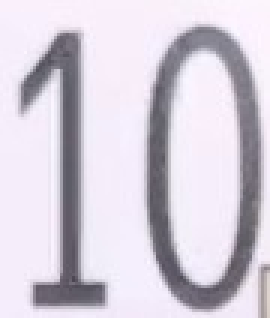
#> input picture retos_examenes/examen parcial/proyecto/plantillas/ranks_limpios/10.jpg, 90 x 106 px, given in place of prueba1.jpg, which was not available (shown 3 times larger)
$ python detector_cartas.py
#> lines starting #> are read from the running program, lines starting #| are printed output that depends on the picture; after the words box and inside, x2 and y2 are one past the last pixel; in counts of white or black regions, pixels touching at a corner belong together; pictures that were not available may be replaced by others from this repository, and a replacement may not be noted
### retos_examenes/examen parcial/proyecto/src/detector_palos.py
import cv2
import numpy as np
import os
from typing import Dict, List, Tuple


class DetectorPalos:
    """
    Detector de palos (♠ ♥ ♦ ♣) basado en:
      - ROI dinámico en la esquina superior izquierda de la carta.
      - Detección de color (rojo/negro) para descartar la mitad de los palos.
      - Forma geométrica + template matching como refinamiento.
    """

    def __init__(self, carpeta_plantillas: str = "plantillas/suits", lado_simbolo: int = 70):
        self.lado = lado_simbolo
        self.plantillas: Dict[str, List[np.ndarray]] = {}
        self._cargar_plantillas(carpeta_plantillas)

                # --- ESTABILIDAD TEMPORAL ---
        self.palo_estable = "?"          # último palo realmente "adoptado"
        self.palo_candidato = "?"        # palo que está intentando sustituir al estable
        self.frames_estables = 0         # frames seguidos del candidato
        self.MIN_FRAMES_ESTABLES = 4     # o 3–5, como prefieras

    # ---------------------------------------------------------------------
    # CARGA Y NORMALIZACIÓN DE PLANTILLAS
    # ---------------------------------------------------------------------
    def _cargar_plantillas(self, carpeta: str) -> None:
        """
        Carga todas las imágenes de palos de la carpeta dada.
        Soporta nombres en español o inglés mezclados:
          corazones / hearts, diamantes / diamonds,
          picas / spades, treboles / clubs.
        """
#> in process_image, image is the input picture: shape (106, 90, 3); mean B, G, R 216.5, 204.8, 211.3
        if not os.path.isdir(carpeta):
            print(f"[DetectorPalos] Carpeta de plantillas no encontrada: {carpeta}")
            return

        for nombre_fichero in os.listdir(carpeta):
            if not nombre_fichero.lower().endswith((".png", ".jpg", ".jpeg", ".bmp")):
                continue

            ruta = os.path.join(carpeta, nombre_fichero)
            img = cv2.imread(ruta, cv2.IMREAD_GRAYSCALE)
            if img is None:
                continue

            base = os.path.splitext(nombre_fichero)[0].lower()

            # Normalizar nombre a {hearts, diamonds, spades, clubs}
            # Normalizar nombre a {hearts, diamonds, spades, clubs}
            if base.startswith(("corazon", "corazones", "heart", "hearts")):
                clave = "hearts"
            elif base.startswith(("diamante", "diamantes", "diamond", "diamonds", "oros", "oro")):
                clave = "diamonds"
            elif base.startswith(("pica", "picas", "spade", "spades")):
                clave = "spades"
            elif base.startswith(("trebol", "treboles", "club", "clubs", "basto", "bastos")):
                clave = "clubs"
            else:
                print(f"[DetectorPalos] Nombre de plantilla desconocido: {nombre_fichero}")
                continue


            # Redimensionar y binarizar de forma uniforme
            img_res = cv2.resize(img, (self.lado, self.lado), interpolation=cv2.INTER_AREA)
            _, binaria = cv2.threshold(img_res, 0, 255, cv2.THRESH_BINARY_INV + cv2.THRESH_OTSU)

            # Pequeña limpieza
            kernel = np.ones((3, 3), np.uint8)
            binaria = cv2.morphologyEx(binaria, cv2.MORPH_OPEN, kernel, iterations=1)
            binaria = cv2.morphologyEx(binaria, cv2.MORPH_CLOSE, kernel, iterations=1)

            self.plantillas.setdefault(clave, []).append(binaria)

        print("[DetectorPalos] Plantillas cargadas:")
        for k, v in self.plantillas.items():
            print(f"  - {k}: {len(v)} variantes")

    # ---------------------------------------------------------------------
    # ROI DINÁMICO
    # ---------------------------------------------------------------------
    # [437 lines left out: functions _roi_simbolo, _es_rojo, _binarizar_simbolo, _medidas_forma, _actualizar_estabilidad, _puntuacion_forma and 4 more, not called in this run]

### retos_examenes/examen parcial/proyecto/src/detector_cartas.py
import cv2
import numpy as np
import os
from glob import glob
from detector_palos import DetectorPalos

detector_palos = DetectorPalos()  # se carga una vez


# ---------------------------
# Utilidades generales
# ---------------------------

# [37 lines left out: functions order_points, four_point_transform, not called in this run]


# ---------------------------
# Detector de cartas
# ---------------------------

class CardDetector:
    def __init__(self,
                 min_area=10000,
                 aspect_ratio_range=(0.5, 0.8),
                 debug=False):
        self.min_area = min_area
        self.aspect_ratio_range = aspect_ratio_range
        self.debug = debug

    def segment_non_green(self, image_bgr):
        """
        Segmenta el tapete verde en espacio HSV y devuelve una máscara
        de 'no verde' (probables cartas u otros objetos).
        """
        hsv = cv2.cvtColor(image_bgr, cv2.COLOR_BGR2HSV)

        # Rango aproximado para verde (ajustar según tapete)
        lower_green = np.array([35, 40, 40])
        upper_green = np.array([85, 255, 255])

        mask_green = cv2.inRange(hsv, lower_green, upper_green)
        mask_non_green = cv2.bitwise_not(mask_green)

        # Operaciones morfológicas para limpiar
        kernel = np.ones((5, 5), np.uint8)
        mask_non_green = cv2.morphologyEx(mask_non_green,
                                          cv2.MORPH_OPEN, kernel)
        mask_non_green = cv2.morphologyEx(mask_non_green,
                                          cv2.MORPH_CLOSE, kernel)

        if self.debug:
            cv2.imshow("Mask non green", mask_non_green)
            cv2.waitKey(1)

        return mask_non_green

    def detect_cards(self, image_bgr):
        """
        Devuelve una lista de cartas detectadas.
        Cada elemento: dict con:
            - 'contour': contorno original
            - 'quad': np.array con 4 puntos (x, y)
            - 'warped': imagen de la carta enderezada
        """
        mask = self.segment_non_green(image_bgr)

        contours, _ = cv2.findContours(mask, cv2.RETR_EXTERNAL,
                                       cv2.CHAIN_APPROX_SIMPLE)

        cards = []
        for cnt in contours:
            area = cv2.contourArea(cnt)
            if area < self.min_area:
                continue

            # Aproximar polígono
            peri = cv2.arcLength(cnt, True)
            approx = cv2.approxPolyDP(cnt, 0.02 * peri, True)

            if len(approx) != 4:
                continue

            pts = approx.reshape((4, 2)).astype("float32")

            # Comprobar relación de aspecto aproximada
            rect = order_points(pts)
            (tl, tr, br, bl) = rect
            width = np.linalg.norm(tr - tl)
            height = np.linalg.norm(bl - tl)
            if height == 0:
                continue

            aspect_ratio = width / height
            if not (self.aspect_ratio_range[0] <= aspect_ratio <= self.aspect_ratio_range[1]):
                continue

            warped = four_point_transform(image_bgr, pts,
                                          width=250, height=400)

            cards.append({
                "contour": cnt,
                "quad": pts,
                "warped": warped
            })

        return cards


# ---------------------------
# Clasificador de cartas
# ---------------------------

class CardClassifier:
    """
    - Rank: clasificador k-NN sobre símbolos binarizados y normalizados.
    - Palo: DetectorPalos + plantillas clásicas como fallback.
    """
    MIN_SCORE_SUIT = 0.25  # para el fallback de palos

    def __init__(self,
                 templates_dir="plantillas",
                 roi_rank=(15, 15, 80, 110),
                 roi_suit=(15, 110, 80, 190),
                 debug=False):

        self.debug = debug

        # Para k-NN de ranks
        self.rank_vecs = None        # np.ndarray (N, D)
        self.rank_labels = []        # lista de strings (N)
        self.rank_img_size = (32, 48)  # (ancho, alto) símbolo normalizado

        # Para templates de palos
        self.templates_suits = {}    # dict[str, list[np.ndarray]]

        self.roi_rank = roi_rank
        self.roi_suit = roi_suit

        self.load_templates(templates_dir)

    # ------------ COLOR ROJO/NEGRO ------------
    # [21 lines left out: function detect_color, not called in this run]

    # ------------ PREPROCESADO COMÚN (ROI + PLANTILLA) ------------
    def _binarize_and_normalize(self, gray):
        """Binariza y asegura símbolo BLANCO sobre fondo NEGRO."""
        gray = cv2.GaussianBlur(gray, (3, 3), 0)
        _, bw = cv2.threshold(
            gray, 0, 255,
            cv2.THRESH_BINARY + cv2.THRESH_OTSU
        )
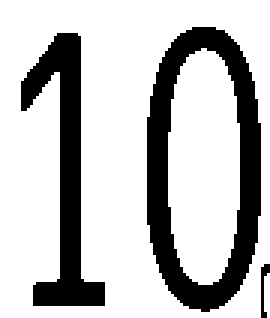
#> bw: shape (106, 90) (shown 3 times larger); 74.9% white; 3 black regions, box (x1, y1, x2, y2) and area: (49, 9, 87, 104) 1445, (7, 11, 35, 102) 922, (87, 88, 90, 106) 26

        white = np.sum(bw == 255)
#> white = 7147
        black = np.sum(bw == 0)
#> black = 2393

        # Si hay más blanco que negro => el fondo es blanco y el símbolo negro.
        # Invertimos para dejar símbolo BLANCO sobre fondo NEGRO.
        if white > black:
            bw = cv2.bitwise_not(bw)
#> bw: shape (106, 90); 25.1% white; 3 white regions

        return bw

    # ------------ RECORTAR SÍMBOLO PRINCIPAL ------------
    def _crop_symbol(self, bw):
        """
        Recorta el símbolo principal (región blanca más grande) de una imagen binaria.
        bw: imagen binaria, símbolo BLANCO (255) sobre fondo NEGRO (0).
        """
        img = bw.copy().astype(np.uint8)
        contours, _ = cv2.findContours(img, cv2.RETR_EXTERNAL, cv2.CHAIN_APPROX_SIMPLE)
#> contours = 3 contours, 1 with area under 20; largest, box (x1, y1, x2, y2) and area: (49, 9, 87, 104) 2913, (7, 11, 35, 102) 796
        if not contours:
            return bw  # fallback

        cnt = max(contours, key=cv2.contourArea)
#> cnt = contour of 78 points, box (x1, y1, x2, y2) (49, 9, 87, 104), area 2913
        x, y, w, h = cv2.boundingRect(cnt)
#> x = 49; y = 9; w = 38; h = 95

        pad = 2
        x1 = max(x - pad, 0)
#> x1 = 47
        y1 = max(y - pad, 0)
#> y1 = 7
        x2 = min(x + w + pad, bw.shape[1])
#> x2 = 89
        y2 = min(y + h + pad, bw.shape[0])
#> y2 = 106

        cropped = bw[y1:y2, x1:x2]
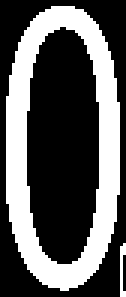
#> cropped: shape (99, 42) (shown 3 times larger); 35.3% white; 2 white regions, box (x1, y1, x2, y2) and area: (2, 2, 40, 97) 1445, (40, 81, 42, 99) 23
        return cropped

    # ------------ PLANTILLAS ------------
    def load_templates(self, templates_dir):
        # Ranks (ya recortados/buenos) en 'ranks_limpios'
        ranks_dir = os.path.join(templates_dir, "ranks_limpios")
        suits_dir = os.path.join(templates_dir, "suits_limpios")

        # ---- RANKS: preparamos vectores para k-NN ----
        self.rank_vecs = []
        self.rank_labels = []

        for path in glob(os.path.join(ranks_dir, "*.*")):
            name = os.path.splitext(os.path.basename(path))[0]  # ej. "2_1"
            label = name.split("_")[0].upper()                  # "2"

            img = cv2.imread(path, cv2.IMREAD_GRAYSCALE)
            if img is None:
                continue

            img_bin = self._binarize_and_normalize(img)
            cropped = self._crop_symbol(img_bin)

            w_norm, h_norm = self.rank_img_size
            norm = cv2.resize(cropped, (w_norm, h_norm), interpolation=cv2.INTER_NEAREST)
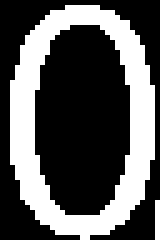
#> norm: shape (48, 32) (shown 5 times larger); 34.6% white; 2 white regions (1 under 20 px), largest, box (x1, y1, x2, y2) and area: (2, 1, 31, 48) 524

            vec = (norm.astype(np.float32) / 255.0).flatten()
#> vec = 1536 values, max 1 at index 45, min 0 at index 0, mean 0.346

            self.rank_vecs.append(vec)
            self.rank_labels.append(label)
#> pass 2 of the loop in load_templates, `for path in glob(os.path.join(ranks_dir, "*.*")):`:
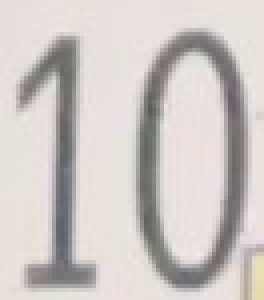
#> input picture retos_examenes/examen parcial/proyecto/plantillas/ranks_limpios/10_1.png, 66 x 75 px (shown 4 times larger)
#> img: shape (75, 66)
#> gray: shape (75, 66)
#> in _binarize_and_normalize (call 2), `_, bw = cv2.threshold( gray, 0, 255, cv2.THRESH_BINARY + cv2.THRESH_OT..`:
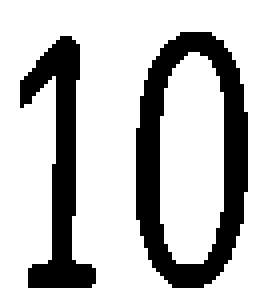
#> bw: shape (75, 66) (shown 4 times larger); 75% white; 2 black regions, box (x1, y1, x2, y2) and area: (34, 8, 62, 72) 761, (5, 9, 24, 72) 475
#> white = 3714
#> black = 1236
#> in _crop_symbol (call 2), `contours, _ = cv2.findContours(img, cv2.RETR_EXTERNAL, cv2.CHAIN_APPRO..`: contours = 2 contours; box (x1, y1, x2, y2) and area: (34, 8, 62, 72) 1422, (5, 9, 24, 72) 392
#> cropped: shape (68, 32); 35% white; 1 white region, box (x1, y1, x2, y2) and area: (2, 2, 30, 66) 761
#> in load_templates, `norm = cv2.resize(cropped, (w_norm, h_norm), interpolation=cv2.INTER_N..`:
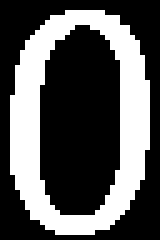
#> norm: shape (48, 32) (shown 5 times larger); 34.8% white; 1 white region, box (x1, y1, x2, y2) and area: (2, 2, 30, 47) 534
#> vec = 1536 values, max 1 at index 77, min 0 at index 0, mean 0.348
#> pass 3 of the loop in load_templates, `for path in glob(os.path.join(ranks_dir, "*.*")):`:
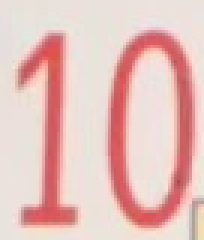
#> input picture retos_examenes/examen parcial/proyecto/plantillas/ranks_limpios/10_2.png, 68 x 80 px (shown 3 times larger)
#> img: shape (80, 68)
#> gray: shape (80, 68)
#> in _binarize_and_normalize (call 3), `_, bw = cv2.threshold( gray, 0, 255, cv2.THRESH_BINARY + cv2.THRESH_OT..`:
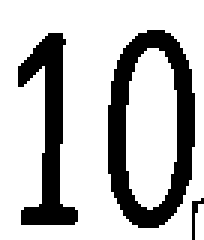
#> bw: shape (80, 68) (shown 3 times larger); 74.6% white; 3 black regions, box (x1, y1, x2, y2) and area: (36, 10, 65, 76) 826, (6, 11, 26, 75) 534, (64, 66, 68, 80) 20
#> white = 4060
#> black = 1380
#> in _crop_symbol (call 3), `contours, _ = cv2.findContours(img, cv2.RETR_EXTERNAL, cv2.CHAIN_APPRO..`: contours = 3 contours, 1 with area under 20; largest, box (x1, y1, x2, y2) and area: (36, 10, 65, 76) 1511, (6, 11, 26, 75) 448
#> cropped: shape (70, 33); 36.5% white; 2 white regions (1 under 20 px), largest, box (x1, y1, x2, y2) and area: (2, 2, 31, 68) 826
#> in load_templates, `norm = cv2.resize(cropped, (w_norm, h_norm), interpolation=cv2.INTER_N..`:
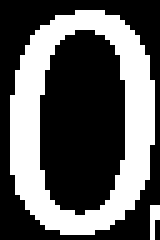
#> norm: shape (48, 32) (shown 5 times larger); 37.2% white; 2 white regions (1 under 20 px), largest, box (x1, y1, x2, y2) and area: (2, 2, 31, 47) 562
#> vec = 1536 values, max 1 at index 79, min 0 at index 0, mean 0.372
#> the loop made 4 passes; the first 3 are shown

        if self.rank_vecs:
            self.rank_vecs = np.stack(self.rank_vecs, axis=0)  # (N, D)
        else:
            self.rank_vecs = np.zeros(
                (0, self.rank_img_size[0] * self.rank_img_size[1]),
                dtype=np.float32
            )

        # ---- SUITS: listas de plantillas por palo ----
        self.templates_suits = {}
        for path in glob(os.path.join(suits_dir, "*.*")):
            name = os.path.splitext(os.path.basename(path))[0].lower()
            img = cv2.imread(path, cv2.IMREAD_GRAYSCALE)
            if img is None:
                continue
            img_bin = self._binarize_and_normalize(img)

            if name not in self.templates_suits:
                self.templates_suits[name] = []
            self.templates_suits[name].append(img_bin)

        print("RANK templates:", {lab: self.rank_labels.count(lab) for lab in set(self.rank_labels)})
        print("SUIT templates:", {k: len(v) for k, v in self.templates_suits.items()})

    # ------------ PREPROCESADO ROI ------------
    # [195 lines left out: functions preprocess_roi, match_template_set, classify_rank_knn, _classify_card_single, _clean_suit_name, not called in this run]


    # Versión sencilla sin rotaciones (por si la quieres usar en algún test)
    def classify_card(self, warped_card):
        rank, suit, _ = self._classify_card_single(warped_card)
        return rank, suit

    # ------------ CLASIFICACIÓN PROBANDO ROTACIONES ------------
    # [38 lines left out: function classify_card_all_rotations, not called in this run]


# ---------------------------
# Función principal para imagen fija
# ---------------------------

def process_image(path_image,
                  templates_dir="plantillas",
                  show=True,
                  save_output=False,
                  output_path="resultado.png",
                  debug=False):
    image = cv2.imread(path_image)
    if image is None:
        print(f"Error al cargar imagen: {path_image}")
        return

    detector = CardDetector(debug=debug)
    classifier = CardClassifier(templates_dir=templates_dir, debug=debug)

    cards = detector.detect_cards(image)
#> in segment_non_green, `hsv = cv2.cvtColor(image_bgr, cv2.COLOR_BGR2HSV)`: hsv: shape (106, 90, 3); mean H, S, V 136.3, 14.9, 216.6
#> in segment_non_green, `mask_green = cv2.inRange(hsv, lower_green, upper_green)`: mask_green: shape (106, 90); every value is 0
#> in segment_non_green, `mask_non_green = cv2.bitwise_not(mask_green)`: mask_non_green: shape (106, 90); every value is 255
#> in detect_cards, `contours, _ = cv2.findContours(mask, cv2.RETR_EXTERNAL, cv2.CHAIN_APPR..`: contours = [[[0, 0], [0, 105], [89, 105], [89, 0]]]
#> the loop in detect_cards, `for cnt in contours:` made 1 pass
#> (cnt, area) on pass 1: ([[0, 0], [0, 105], [89, 105], [89, 0]], 9345)
#> after the loop in detect_cards, `for cnt in contours:`: cards = []
#> cards = []
    print(f"Cartas detectadas: {len(cards)}")
#| Cartas detectadas: 0

    output = image.copy()

    for card_data in cards:
        warped = card_data["warped"]

        # <<< IMPORTANTE: usamos la versión con rotaciones >>>
        rank, suit, rot, used_card = classifier.classify_card_all_rotations(warped)
        label = f"{rank} de {suit}"

        quad = card_data["quad"].astype(int)
        cv2.polylines(output, [quad], True, (0, 0, 255), 2)

        x, y = quad[0]
        cv2.putText(output, label, (x, y - 10),
                    cv2.FONT_HERSHEY_SIMPLEX, 0.8,
                    (0, 0, 255), 2, cv2.LINE_AA)
#> this loop made 0 passes

    if save_output:
        cv2.imwrite(output_path, output)

    if show:
        cv2.imshow("Resultado", output)
        cv2.waitKey(0)
        cv2.destroyAllWindows()

    return output


if __name__ == "__main__":
    imagen_prueba = "../imagenes/prueba1.jpg"
    process_image(
        imagen_prueba,
        templates_dir="../plantillas",
        show=True,
        save_output=True,
        output_path="../resultado_prueba1.png",
        debug=True
    )
